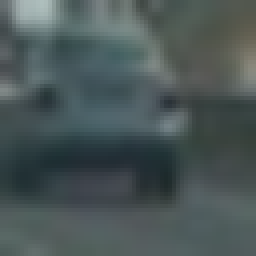
#> input picture data/vehicles/GTI_Far/image0024.png, 64 x 64 px (shown 4 times larger)
$ python -i project.py   (imports and definitions only)   (older library calls are emulated)
#> lines starting #> are read from the running program, lines starting #| are printed output that depends on the picture
import matplotlib.image as mpimg
import matplotlib.pyplot as plt
import numpy as np
import cv2
import glob
#import math

#from skimage.feature import hog
#from skimage import color, exposure
# images are divided up into vehicles and non-vehicles
#%matplotlib inline

cars = glob.glob('./data/vehicles/*/*.png', recursive=True)
notcars = glob.glob('./data/non-vehicles/*/*.png', recursive=True)

# [2 lines not run here, left out]

# Define a function to return some characteristics of the dataset
def data_look(car_list, notcar_list):
    data_dict = {}
    # Define a key in data_dict "n_cars" and store the number of car images
    data_dict["n_cars"] = len(car_list)
    # Define a key "n_notcars" and store the number of notcar images
    data_dict["n_notcars"] = len(notcar_list)
    # Read in a test image, either car or notcar
    example_img = mpimg.imread(car_list[0])
#> example_img is the input picture: shape (64, 64, 3) float32; mean R, G, B 0.292, 0.34, 0.341
    # Define a key "image_shape" and store the test image shape 3-tuple
    data_dict["image_shape"] = example_img.shape
    # Define a key "data_type" and store the data type of the test image.
    data_dict["data_type"] = example_img.dtype
    # Return data_dict
    return data_dict

data_info = data_look(cars, notcars)

# [5 lines not run here, left out]
# Just for fun choose random car / not-car indices and plot example images
car_ind = np.random.randint(0, len(cars))
#> car_ind = 0
# [1 line that did not run here, left out]

# Read in car / not-car images
# [2 lines not run here, left out]

# Plot the examples
fig = plt.figure()
# [6 lines not run here, left out]

import time
from sklearn.svm import LinearSVC
# NOTE: the next import is only valid for scikit-learn version <= 0.17
# for scikit-learn >= 0.18 use:
from sklearn.model_selection import train_test_split
from sklearn.preprocessing import StandardScaler
# from sklearn.cross_validation import train_test_split
from skimage.feature import hog
# Define a function to return HOG features and visualization
def get_hog_features(img, orient, pix_per_cell, cell_per_block,
                        vis=False, feature_vec=True):
    # Call with two outputs if vis==True
    if vis == True:
        features, hog_image = hog(img, orientations=orient,
                                  pixels_per_cell=(pix_per_cell, pix_per_cell),
                                  cells_per_block=(cell_per_block, cell_per_block),
                                  transform_sqrt=True,
                                  visualise=vis, feature_vector=feature_vec)
        return features, hog_image
    # Otherwise call with one output
    else:
        features = hog(img, orientations=orient,
                       pixels_per_cell=(pix_per_cell, pix_per_cell),
                       cells_per_block=(cell_per_block, cell_per_block),
                       transform_sqrt=True,
                       visualise=vis, feature_vector=feature_vec)
        return features

# Define a function to compute binned color features
def bin_spatial(img, size=(32, 32)):
    # Use cv2.resize().ravel() to create the feature vector
    features = cv2.resize(img, size).ravel()
    # Return the feature vector
    return features

# Define a function to compute color histogram features
# NEED TO CHANGE bins_range if reading .png files with mpimg!
def color_hist(img, nbins=32, bins_range=(0, 256)):
    # Compute the histogram of the color channels separately
    channel1_hist = np.histogram(img[:,:,0], bins=nbins, range=bins_range)
    channel2_hist = np.histogram(img[:,:,1], bins=nbins, range=bins_range)
    channel3_hist = np.histogram(img[:,:,2], bins=nbins, range=bins_range)
    # Concatenate the histograms into a single feature vector
    hist_features = np.concatenate((channel1_hist[0], channel2_hist[0], channel3_hist[0]))
    # Return the individual histograms, bin_centers and feature vector
    return hist_features

# Define a function to extract features from a single image window
# This function is very similar to extract_features()
# just for a single image rather than list of images
def single_img_features(img, color_space='RGB', spatial_size=(32, 32),
                        hist_bins=32, orient=9,
                        pix_per_cell=8, cell_per_block=2, hog_channel=0,
                        spatial_feat=True, hist_feat=True, hog_feat=True):
    #1) Define an empty list to receive features
#> called with color_space = 'YUV', spatial_size = (16, 16), hist_bins = 16, orient = 11, pix_per_cell = 16, cell_per_block = 2, hog_channel = 'ALL', spatial_feat = False
    img_features = []
    #2) Apply color conversion if other than 'RGB'
    if color_space != 'RGB':
        if color_space == 'HSV':
            feature_image = cv2.cvtColor(img, cv2.COLOR_RGB2HSV)
        elif color_space == 'LUV':
            feature_image = cv2.cvtColor(img, cv2.COLOR_RGB2LUV)
        elif color_space == 'HLS':
            feature_image = cv2.cvtColor(img, cv2.COLOR_RGB2HLS)
        elif color_space == 'YUV':
            feature_image = cv2.cvtColor(img, cv2.COLOR_RGB2YUV)
#> feature_image: shape (64, 64, 3) float32; mean of channels 0, 1, 2 0.326, 0.508, 0.47
        elif color_space == 'YCrCb':
            feature_image = cv2.cvtColor(img, cv2.COLOR_RGB2YCrCb)
    else: feature_image = np.copy(img)
    #3) Compute spatial features if flag is set
    if spatial_feat == True:
        spatial_features = bin_spatial(feature_image, size=spatial_size)
        #4) Append features to list
        img_features.append(spatial_features)
    #5) Compute histogram features if flag is set
    if hist_feat == True:
        hist_features = color_hist(feature_image, nbins=hist_bins)
        #6) Append features to list
        img_features.append(hist_features)
    #7) Compute HOG features if flag is set
    if hog_feat == True:
        if hog_channel == 'ALL':
            hog_features = []
            for channel in range(feature_image.shape[2]):
                hog_features.extend(get_hog_features(feature_image[:,:,channel],
                                    orient, pix_per_cell, cell_per_block,
                                    vis=False, feature_vec=True))
#> after the loop, hog_features = 1188 values, max 0.371 at index 269, min 0 at index 166, mean 0.127
            hog_features = np.ravel(hog_features)
        else:
            hog_features = get_hog_features(feature_image[:,:,hog_channel], orient,
                        pix_per_cell, cell_per_block, vis=False, feature_vec=True)
        #8) Append features to list
        img_features.append(hog_features)

    #9) Return concatenated array of features
    return np.concatenate(img_features)

# Define a function to extract features from a list of images
# Have this function call bin_spatial() and color_hist()
def extract_features(imgs, color_space='RGB', spatial_size=(32, 32),
                        hist_bins=32, orient=9,
                        pix_per_cell=8, cell_per_block=2, hog_channel=0,
                        spatial_feat=True, hist_feat=True, hog_feat=True):
        # Create a list to append feature vectors to
    features = []
    # Iterate through the list of images
    for file in imgs:
        # Read in each one by one
        image = mpimg.imread(file)
        file_features = single_img_features(image, color_space=color_space,
                            spatial_size=spatial_size, hist_bins=hist_bins,
                            orient=orient, pix_per_cell=pix_per_cell,
                            cell_per_block=cell_per_block,
                            hog_channel=hog_channel, spatial_feat=spatial_feat,
                            hist_feat=hist_feat, hog_feat=hog_feat)
#> file_features has the same summary as hog_features in single_img_features
        # remove NaNs
        if not(np.isnan(file_features).any()):
            features.append(file_features)
    # Return list of feature vectors
    return features

# [12 lines of commented-out code are left out]
sample_size = 6000
cars = cars[:sample_size]
notcars = notcars[:sample_size]

### TODO: Tweak these parameters and see how the results change.
color_space = 'YUV' # Can be RGB, HSV, LUV, HLS, YUV, YCrCb
orient = 11  # HOG orientations
pix_per_cell = 16 # HOG pixels per cell
cell_per_block = 2 # HOG cells per block
hog_channel = "ALL" # Can be 0, 1, 2, or "ALL"
spatial_size = (16, 16) # Spatial binning dimensions
hist_bins = 16    # Number of histogram bins
spatial_feat = False # Spatial features on or off
hist_feat = False # Histogram features on or off
hog_feat = True # HOG features on or off
y_start_stop = [350, 650] # Min and max in y to search in slide_window()

car_features = extract_features(cars, color_space=color_space,
                        spatial_size=spatial_size, hist_bins=hist_bins,
                        orient=orient, pix_per_cell=pix_per_cell,
                        cell_per_block=cell_per_block,
                        hog_channel=hog_channel, spatial_feat=spatial_feat,
                        hist_feat=hist_feat, hog_feat=hog_feat)
notcar_features = extract_features(notcars, color_space=color_space,
                        spatial_size=spatial_size, hist_bins=hist_bins,
                        orient=orient, pix_per_cell=pix_per_cell,
                        cell_per_block=cell_per_block,
                        hog_channel=hog_channel, spatial_feat=spatial_feat,
                        hist_feat=hist_feat, hog_feat=hog_feat)
feature_index = 0
# [13 lines of commented-out code are left out]

# [2 lines not run here, left out]


# [1 line that did not run here, left out]
# Fit a per-column scaler
# [1 line that did not run here, left out]
# Apply the scaler to X
# [1 line that did not run here, left out]

# Define the labels vector
y = np.hstack((np.ones(len(car_features)), np.zeros(len(notcar_features))))


# Split up data into randomized training and test sets
rand_state = np.random.randint(0, 100)
# [2 lines that did not run here, left out]

# [3 lines not run here, left out]
# Use a linear SVC
svc = LinearSVC()
# Check the training time for the SVC
t=time.time()
# [1 line not run here, left out]
t2 = time.time()
# [3 lines not run here, left out]
# Check the prediction time for a single sample
t=time.time()

#%%
#
## Define a function that takes an image,
## start and stop positions in both x and y,
## window size (x and y dimensions),
## and overlap fraction (for both x and y)
#def slide_window(img, x_start_stop=[None, None], y_start_stop=[None, None],
#                    xy_window=(64, 64), xy_overlap=(0.5, 0.5)):
#    # If x and/or y start/stop positions not defined, set to image size
#    if x_start_stop[0] == None:
#        x_start_stop[0] = 0
#    if x_start_stop[1] == None:
#        x_start_stop[1] = img.shape[1]
#    if y_start_stop[0] == None:
#        y_start_stop[0] = 0
#    if y_start_stop[1] == None:
#        y_start_stop[1] = img.shape[0]
#    # Compute the span of the region to be searched
#    xspan = x_start_stop[1] - x_start_stop[0]
#    yspan = y_start_stop[1] - y_start_stop[0]
#    # Compute the number of pixels per step in x/y
#    nx_pix_per_step = np.int(xy_window[0]*(1 - xy_overlap[0]))
#    ny_pix_per_step = np.int(xy_window[1]*(1 - xy_overlap[1]))
#    # Compute the number of windows in x/y
#    nx_buffer = np.int(xy_window[0]*(xy_overlap[0]))
#    ny_buffer = np.int(xy_window[1]*(xy_overlap[1]))
#    nx_windows = np.int((xspan-nx_buffer)/nx_pix_per_step)
#    ny_windows = np.int((yspan-ny_buffer)/ny_pix_per_step)
#    # Initialize a list to append window positions to
#    window_list = []
#    # Loop through finding x and y window positions
#    # Note: you could vectorize this step, but in practice
#    # you'll be considering windows one by one with your
#    # classifier, so looping makes sense
#    for ys in range(ny_windows):
#        for xs in range(nx_windows):
#            # Calculate window position
#            startx = xs*nx_pix_per_step + x_start_stop[0]
#            endx = startx + xy_window[0]
#            starty = ys*ny_pix_per_step + y_start_stop[0]
#            endy = starty + xy_window[1]
#
#            # Append window position to list
#            window_list.append(((startx, starty), (endx, endy)))
#    # Return the list of windows
#    return window_list

## Define a function you will pass an image
## and the list of windows to be searched (output of slide_windows())
#def search_windows(img, windows, clf, scaler, color_space='RGB',
#                    spatial_size=(32, 32), hist_bins=32,
#                    hist_range=(0, 256), orient=9,
#                    pix_per_cell=8, cell_per_block=2,
#                    hog_channel=0, spatial_feat=True,
#                    hist_feat=True, hog_feat=True):
#
#    #1) Create an empty list to receive positive detection windows
#    on_windows = []
#    #2) Iterate over all windows in the list
#    for window in windows:
#        #3) Extract the test window from original image
#        test_img = cv2.resize(img[window[0][1]:window[1][1], window[0][0]:window[1][0]], (64, 64))
#        #4) Extract features for that window using single_img_features()
#        features = single_img_features(test_img, color_space=color_space,
#                            spatial_size=spatial_size, hist_bins=hist_bins,
#                            orient=orient, pix_per_cell=pix_per_cell,
#                            cell_per_block=cell_per_block,
#                            hog_channel=hog_channel, spatial_feat=spatial_feat,
#                            hist_feat=hist_feat, hog_feat=hog_feat)
#        #5) Scale extracted features to be fed to classifier
#        test_features = scaler.transform(np.array(features).reshape(1, -1))
#        #6) Predict using your classifier
#        prediction = clf.predict(test_features)
#        #7) If positive (prediction == 1) then save the window
#        if prediction == 1:
#            on_windows.append(window)
#    #8) Return windows for positive detections
#    return on_windows

## Define a function to draw bounding boxes
#def draw_boxes(img, bboxes, color=(0, 0, 255), thick=6):
#    # Make a copy of the image
#    imcopy = np.copy(img)
#    # Iterate through the bounding boxes
#    for bbox in bboxes:
#        # Draw a rectangle given bbox coordinates
#        cv2.rectangle(imcopy, bbox[0], bbox[1], color, thick)
#    # Return the image copy with boxes drawn
#    return imcopy

# [30 lines left out: functions add_heat, apply_threshold, draw_labeled_bboxes, not called in this run]


#image = mpimg.imread('test_images/test0.jpg')
#
#def process_image(image):
#    global imageCounter
#    plt.imsave("test_images_output/image.jpg", image, format="jpg")
#    image = mpimg.imread("test_images_output/image.jpg")
##    plt.imsave("test_images_output/" +
##               str(imageCounter) + "_0_original.jpg", image, format="jpg")
##    image = mpimg.imread("test_images_output/" +
##               str(imageCounter) + "_0_original.jpg")
#
#    draw_image = np.copy(image)
#
#    # Uncomment the following line if you extracted training
#    # data from .png images (scaled 0 to 1 by mpimg) and the
#    # image you are searching is a .jpg (scaled 0 to 255)
#    image = image.astype(np.float32) / 255
#
#    heat = np.zeros_like(image[:,:,0]).astype(np.float)
#
#
#
#    #windows = slide_window(image, x_start_stop=[0, 1280], y_start_stop=y_start_stop,
#    #                    xy_window=(96, 96), xy_overlap=(0.3, 0.3))
#    hot_windows_all_sizes = []
#    for window_size in np.array([96, 128]):
#        windows = slide_window(image, x_start_stop=[None, None], y_start_stop=y_start_stop,
#                            xy_window=(window_size, window_size), xy_overlap=(0.7, 0.7))
#
#        hot_windows = search_windows(image, windows, svc, X_scaler, color_space=color_space,
#                                spatial_size=spatial_size, hist_bins=hist_bins,
#                                orient=orient, pix_per_cell=pix_per_cell,
#                                cell_per_block=cell_per_block,
#                                hog_channel=hog_channel, spatial_feat=spatial_feat,
#                                hist_feat=hist_feat, hog_feat=hog_feat)
#        hot_windows_all_sizes.extend(hot_windows)
#
#
#    window_img = draw_boxes(draw_image, hot_windows_all_sizes, color=(0, 0, 255), thick=6)
##    plt.imsave("test_images_output/" +
##           str(imageCounter) + "_1_boxes.jpg", window_img, format="jpg")
#
#    # Add heat to each box in box list
#    heat = add_heat(heat, hot_windows_all_sizes)
#
#    # Apply threshold to help remove false positives
#    heat = apply_threshold(heat, 3)
#
#    # Visualize the heatmap when displaying
#    heatmap = np.clip(heat, 0, 255)
##    plt.imsave("test_images_output/" +
##       str(imageCounter) + "_2_heatmap.jpg", heatmap, format="jpg")
#
#
#    from scipy.ndimage.measurements import label
#    # Find final boxes from heatmap using label function
#    labels = label(heatmap)
#    draw_img = draw_labeled_bboxes(draw_image, labels)
##    plt.imsave("test_images_output/" +
##       str(imageCounter) + "_3_labeled_bboxes.jpg", draw_img, format="jpg")
#    imageCounter = imageCounter + 1
#    return draw_img
#
#draw_img = process_image(image)
#
##fig = plt.figure()
##plt.subplot(131)
##plt.imshow(draw_img)
##plt.title('Car Positions')
##plt.subplot(132)
##plt.imshow(window_img)
##plt.title('Heat Map')
##plt.subplot(133)
##plt.imshow(heatmap, cmap='hot')
##plt.title('Heat Map')
##fig.tight_layout()
#
#plt.imshow(draw_img)

from scipy.ndimage.measurements import label

# [1 line not run here, left out]

# [1 line that did not run here, left out]

# Define a single function that can extract features using hog sub-sampling and make predictions
# [65 lines left out: function find_cars, not called in this run]
heatmap_history_size = 15
# [1 line that did not run here, left out]

# [39 lines left out: function process_image, not called in this run]

# [1 line that did not run here, left out]
# [1 line not run here, left out]

#%%
from moviepy.editor import VideoFileClip
#from IPython.display import HTML

imageCounter = 1
heatmap_history_size = 15
# [1 line that did not run here, left out]

file_name = "project_video"
#file_name = "test_video"

## To speed up the testing process you may want to try your pipeline on a shorter subclip of the video
## To do so add .subclip(start_second,end_second) to the end of the line below
## Where start_second and end_second are integer values representing the start and end of the subclip
## You may also uncomment the following line for a subclip of the first 5 seconds
#clip = VideoFileClip(file_name + ".mp4").subclip(25,42)
#clip = VideoFileClip(file_name + ".mp4").subclip(0,5)
# [1 line that did not run here, left out]
# [1 line that did not run here, left out]
# [1 line not run here, left out]

# [11 lines of commented-out code are left out]

>>> import cv2
>>> picture = cv2.cvtColor(cv2.imread('../data/vehicles/GTI_Far/image0024.png'), cv2.COLOR_BGR2RGB)
>>> result = single_img_features(picture)
#> in bin_spatial, `features = cv2.resize(img, size).ravel()`: features = 3072 values, max 189 at index 16, min 30 at index 2076, mean 82.92
#> in color_hist, `hist_features = np.concatenate((channel1_hist[0], channel2_hist[0], ch..`: hist_features = 96 values, max 1036 at index 10, min 0 at index 0, mean 128
#> in get_hog_features (call 13), `features = hog(img, orientations=orient, pixels_per_cell=(pix_per_cell..`: features = 1764 values, max 0.563 at index 1588, min 0 at index 1, mean 0.118
#> in get_hog_features (call 13), `features = hog(img, orientations=orient, pixels_per_cell=(pix_per_cell..`:
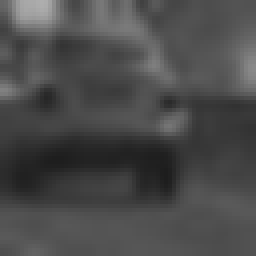
#> img: shape (64, 64) (shown 4 times larger); min 29, max 174, mean 74.4
#> result = 4932 values, max 1036 at index 3082, min 0 at index 3072, mean 54.18
